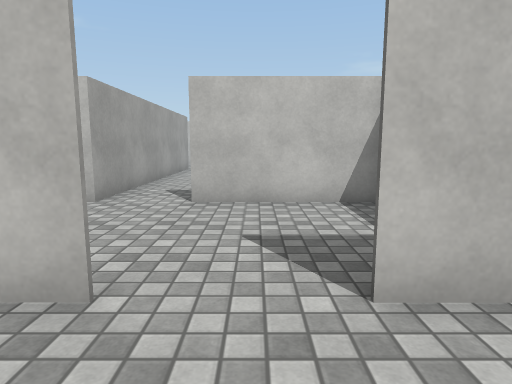
view 1 (above)

16 first-person views from a walk through a Unity game level. The camera is 1.2 m above the floor, tilts 8° down and sees 75° across. The floor is counted in squares, 1 m on a side. Each view is taken from the middle of a square. On the plan, view 1 faces up. The plan holds only what a view shows up to about 14 squares ahead; the rest is blank. The player character is not drawn. Surface patterns are stand-ins for the level's own textures.

view 2
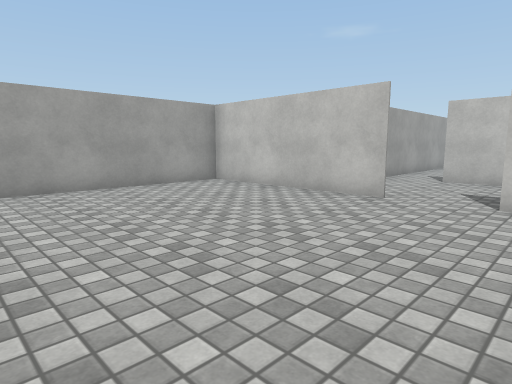

view 3
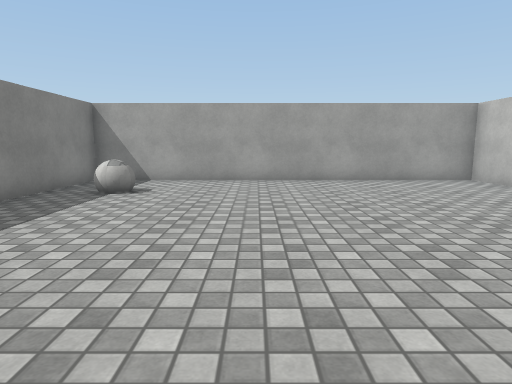

view 4
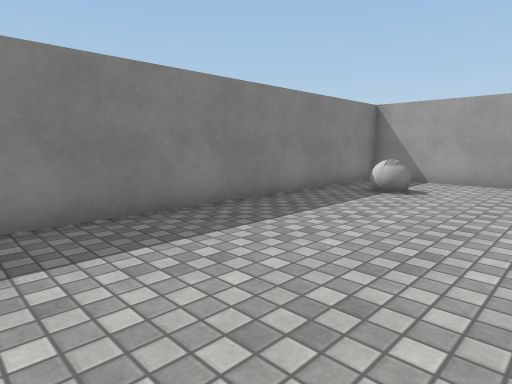

view 5
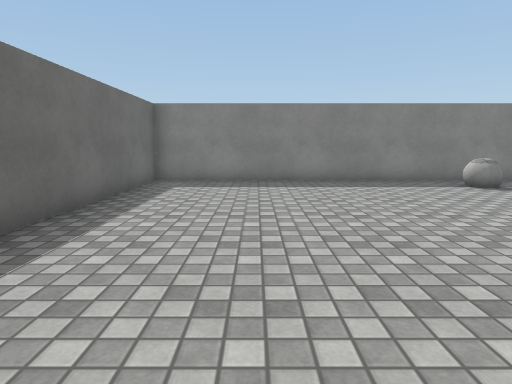

view 6
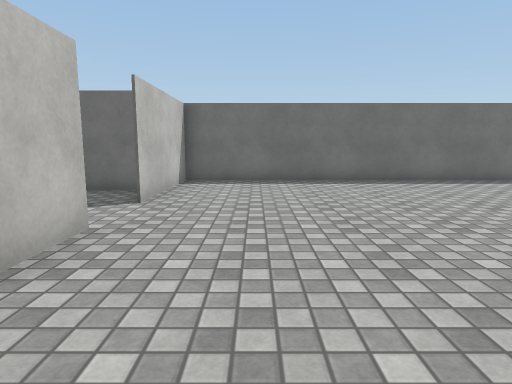

view 7
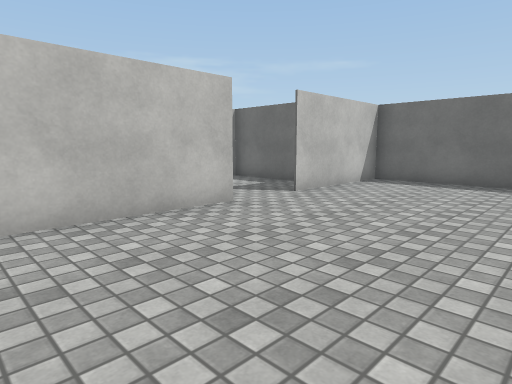

view 8
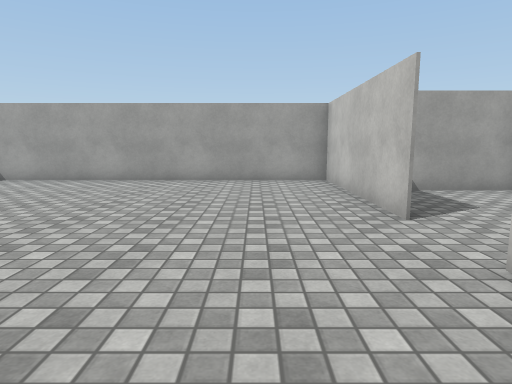

view 9
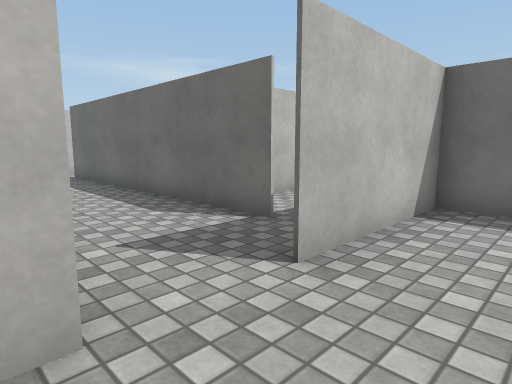

view 10
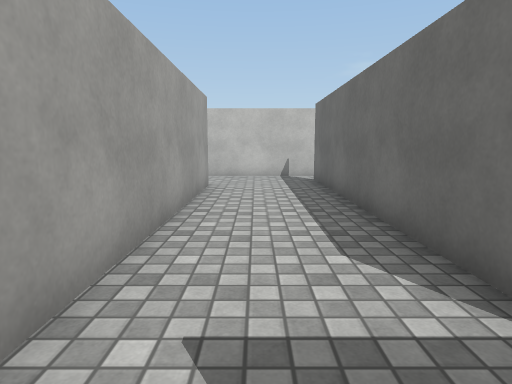

view 11
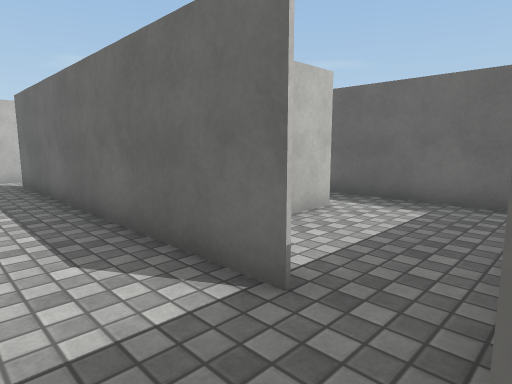

view 12
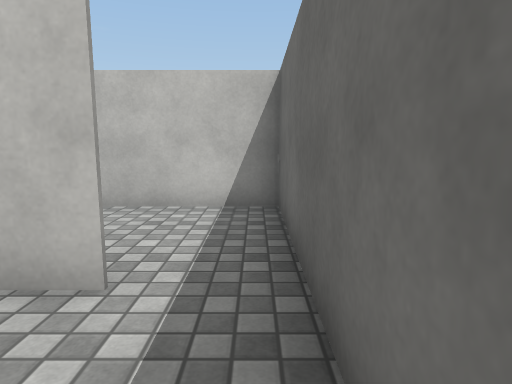

view 13
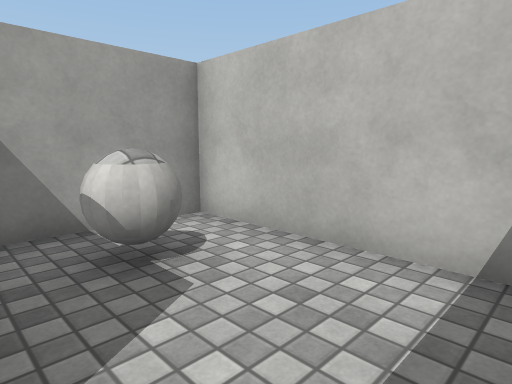

view 14
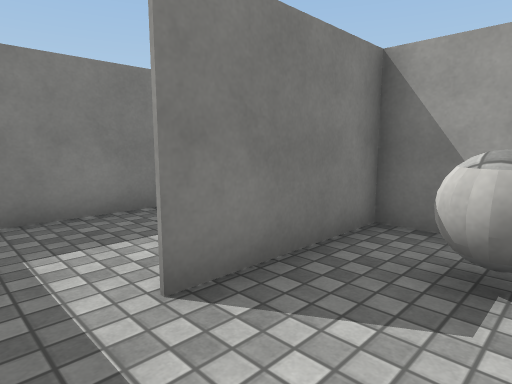

view 15
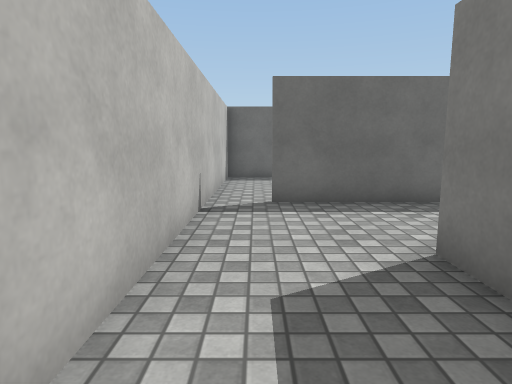

view 16
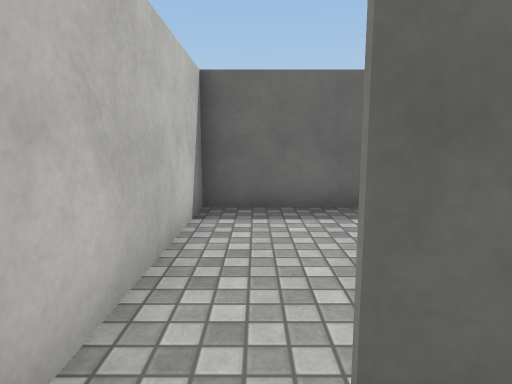

### Floor plan
Points are (right, up) in squares from view 1. A wall is a line through its corners. A room is listed if a view was taken in it or the views show most of it. See-through windows are left out.
Room 1 (views 1, 2, 3, 4, 5, 6, 7, 8)
walls: (-1.2, 2.4) (-7.4, 2.4) (-7.4, -10.5) (5.5, -10.5) (5.5, 2.4) (0.9, 2.4)
ways out: opening at (-0.5, 2) to room 2
objects: ball (-5, -9) to (-4, -8)
Room 2 (view 9)
walls: (-3.4, 7) (-3.9, 7); (2.9, 3.1) (2.9, 7) (-1.4, 7); (-4.8, 6.9) (-4.8, 4.1)
ways out: opening at (-0.5, 2) to room 1; opening at (-2, 7) to room 3
Room 3 (views 10, 11, 15, 16)
walls: (-4.5, 17) (-3.4, 17) (-3.4, 7); (0.5, 20) (-5.9, 20); (0, 8.6) (0, 18.8)
ways out: opening at (-2, 7) to room 2; opening at (0, 8) to room 4; opening at (0, 19)
Room 4 (view 12)
walls: (3.8, 10.6) (2.2, 10.6); (1.8, 7.1) (4.4, 7.1); (5.5, 7.9) (5.5, 10.6)
ways out: opening at (0, 8) to room 3; opening at (4.5, 11) to room 5
Room 5 (views 13, 14)
walls: (5.5, 10.6) (5.5, 14.5) (0.1, 14.5) (0.1, 10.7) (3.8, 10.7)
ways out: opening at (4.5, 11) to room 4
objects: ball (1, 12) to (2, 13)

Positions as (right, up) in squares from view 1, and headings:
1: (0, 0), facing up
2: (2, -5), facing up-left
3: (4, -5), facing left
4: (4, -5), facing down-left
5: (2, 1), facing down
6: (-6, 0), facing right
7: (-6, -3), facing up-right
8: (4, 0), facing left
9: (-4, 5), facing up-right
10: (-2, 7), facing up
11: (-2, 7), facing up-right
12: (5, 8), facing up
13: (5, 11), facing up-left
14: (5, 13), facing down-left
15: (-7, 19), facing right
16: (-1, 19), facing right
